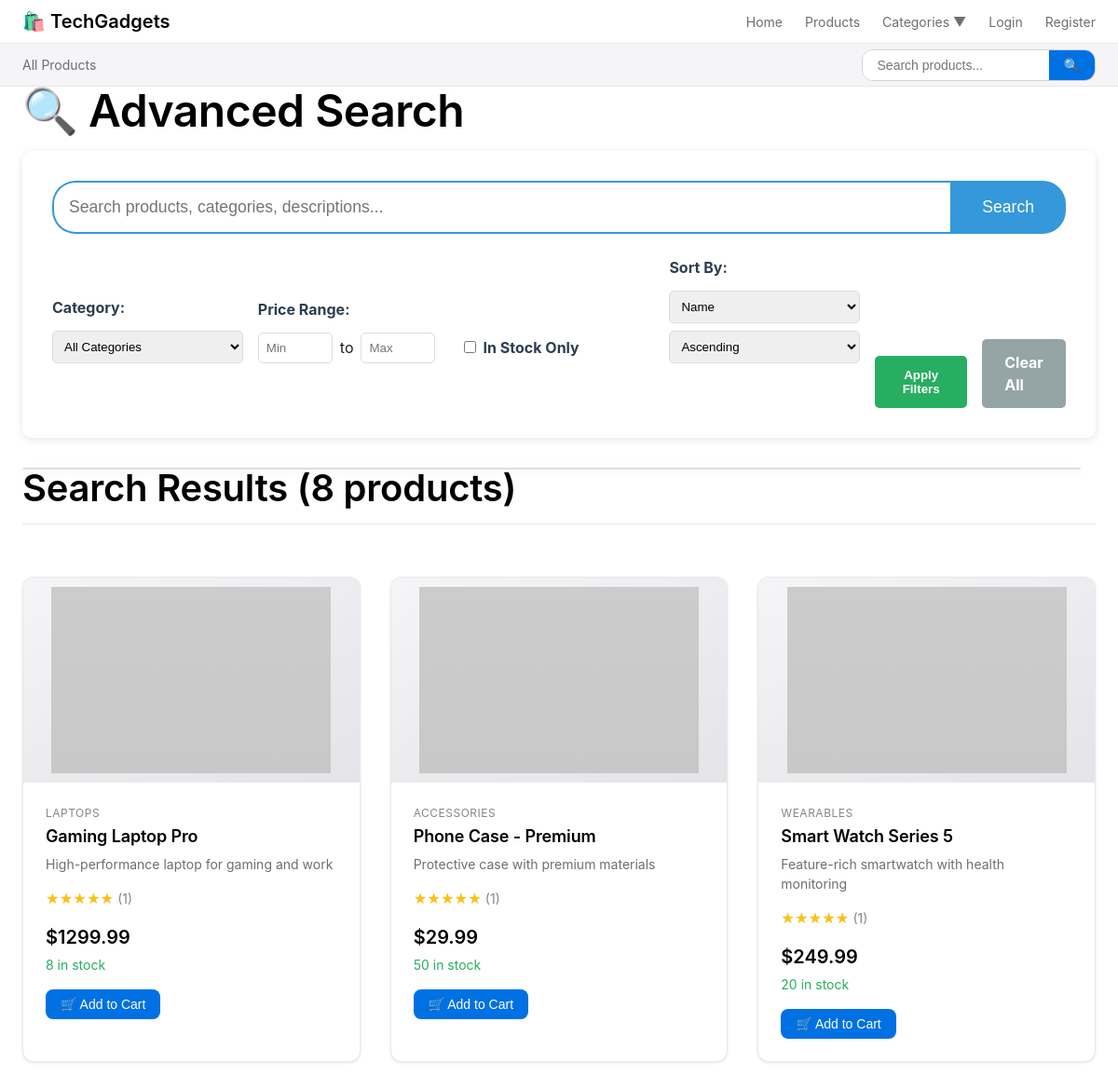
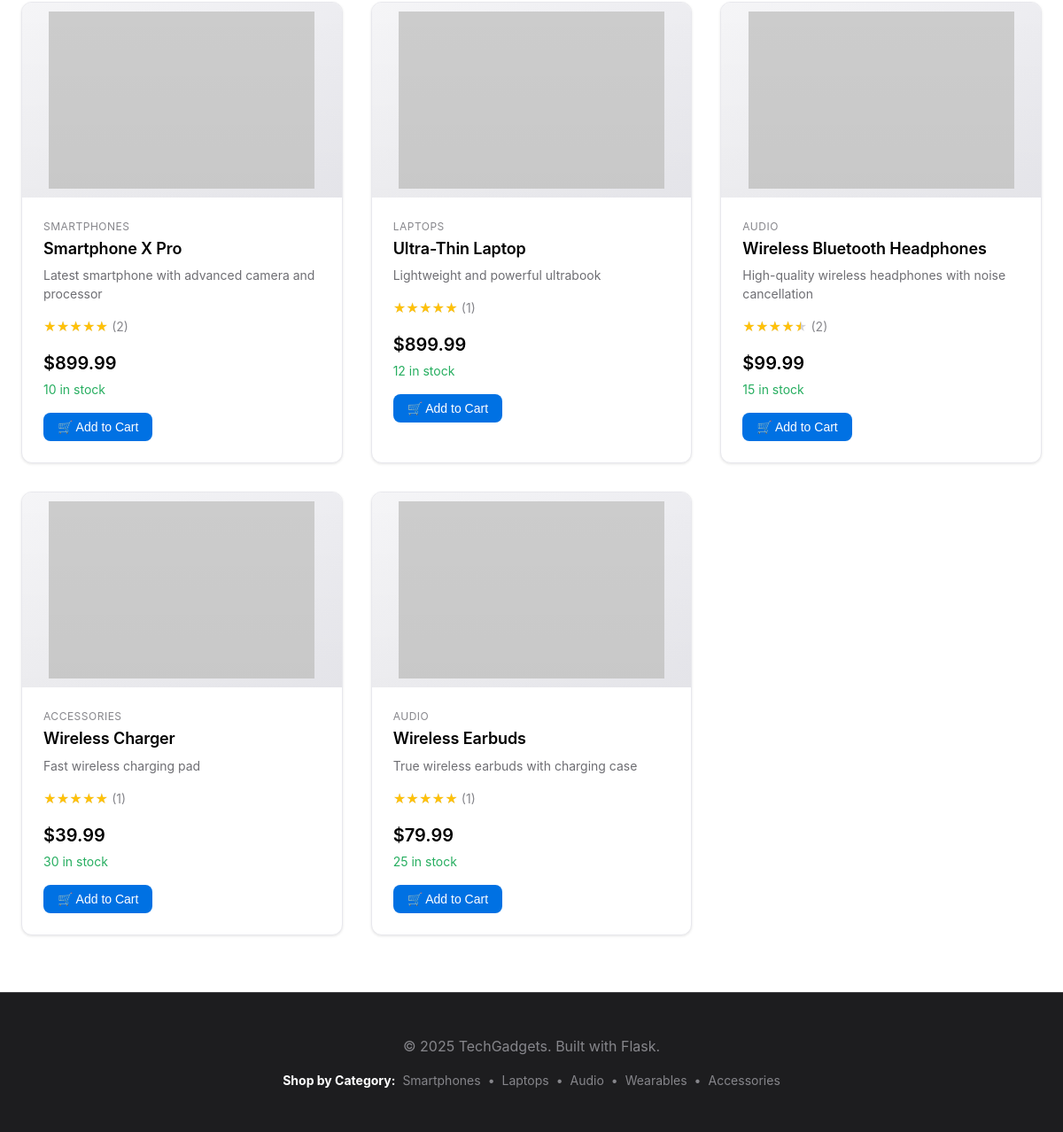
Screenshot of /advanced-search with the database file from the repository (2 pictures, top to bottom).
### tables this page shows
CREATE TABLE products
                     (
                         id INTEGER PRIMARY KEY AUTOINCREMENT,
                         name TEXT NOT NULL,
                         price REAL NOT NULL,
                         description TEXT,
                         image_url TEXT,
                         category_id INTEGER,
                         stock INTEGER DEFAULT 0,
                         created_at TIMESTAMP DEFAULT CURRENT_TIMESTAMP,
                         FOREIGN KEY (category_id) REFERENCES categories (id)
                     );

CREATE TABLE categories
                     (
                         id INTEGER PRIMARY KEY AUTOINCREMENT,
                         name TEXT NOT NULL,
                         slug TEXT UNIQUE NOT NULL,
                         description TEXT,
                         created_at TIMESTAMP DEFAULT CURRENT_TIMESTAMP
                     );

### minimal_app.py (the view)
@app.route('/advanced-search')
def advanced_search():
    search_query = request.args.get('q', '')
    category_id = request.args.get('category', type=int)
    min_price = request.args.get('min_price', type=float)
    max_price = request.args.get('max_price', type=float)
    sort_by = request.args.get('sort_by', 'name')
    sort_order = request.args.get('sort_order', 'asc')
    in_stock = request.args.get('in_stock', type=bool)
    conn = get_db_connection()
    query = '''
            SELECT p.*, \
                   c.name                     as category_name, \
                   c.slug                     as category_slug,
                   COALESCE(AVG(r.rating), 0) as average_rating,
                   COUNT(r.id)                as review_count
            FROM products p
                     LEFT JOIN categories c ON p.category_id = c.id
                     LEFT JOIN reviews r ON p.id = r.product_id AND r.status = 'approved'
            WHERE 1 = 1 \
            '''
    params = []
    if search_query:
        query += ' AND (p.name LIKE ? OR p.description LIKE ? OR c.name LIKE ?)'
        params.extend([f'%{search_query}%', f'%{search_query}%', f'%{search_query}%'])
    if category_id:
        query += ' AND p.category_id = ?'
        params.append(category_id)
    if min_price is not None:
        query += ' AND p.price >= ?'
        params.append(min_price)
    if max_price is not None:
        query += ' AND p.price <= ?'
        params.append(max_price)
    if in_stock:
        query += ' AND p.stock > 0'
    query += ' GROUP BY p.id, c.name, c.slug'
    sort_options = {
        'name': 'p.name',
        'price': 'p.price',
        'rating': 'average_rating',
        'date': 'p.created_at',
        'reviews': 'review_count'
    }
    if sort_by in sort_options:
        sort_direction = 'DESC' if sort_order == 'desc' else 'ASC'
        if sort_by == 'date' and sort_order == 'asc':
            sort_direction = 'ASC'
        elif sort_by == 'date' and sort_order == 'desc':
            sort_direction = 'DESC'
        query += f' ORDER BY {sort_options[sort_by]} {sort_direction}'
    else:
        query += ' ORDER BY p.created_at DESC'
    products = conn.execute(query, params).fetchall()
    products_list = []
    for product in products:
        product_dict = row_to_dict(product)
        product_dict['average_rating'] = float(product['average_rating']) if product['average_rating'] else 0.0
        product_dict['review_count'] = product['review_count']
        products_list.append(product_dict)
    categories = conn.execute('SELECT * FROM categories').fetchall()
    price_range = conn.execute('''
                               SELECT MIN(price) as min_price, MAX(price) as max_price
                               FROM products
                               ''').fetchone()
    conn.close()
    return render_template('advanced_search.html',
                           products=products_list,
                           categories=categories,
                           search_query=search_query,
                           selected_category=category_id,
                           min_price=min_price,
                           max_price=max_price,
                           sort_by=sort_by,
                           sort_order=sort_order,
                           in_stock=in_stock,
                           price_range=price_range)

### minimal_app.py (called while the page is built, shortened)
def get_db_connection():
    conn = sqlite3.connect(app.config['DATABASE'])
    conn.row_factory = sqlite3.Row
    return conn

def row_to_dict(row):
    if row is None:
        return None
    return {key: row[key] for key in row.keys()}

@app.context_processor
def inject_cart_count():
    cart_count = 0
    return dict(cart_count=cart_count)

### application/templates/advanced_search.html (shortened to what this page needs)
{% extends "base.html" %}
{% block content %}
<div class="advanced-search-page">
    <div class="container">
        <h1>🔍 Advanced Search</h1>
        <div class="search-header">
            <form method="GET" action="{{ url_for('advanced_search') }}" class="advanced-search-form">
                <div class="search-box-large">
                    <input type="text"
                           name="q"
                           value="{{ search_query or '' }}"
                           placeholder="Search products, categories, descriptions..."
                           class="search-input-large"
                           id="advanced-search-input">
                    <button type="submit" class="search-btn-large">Search</button>
                </div>
                <div class="quick-filters-row">
                    <div class="filter-group">
                        <label>Category:</label>
                        <select name="category" class="filter-select" id="category-select">
                            <option value="">All Categories</option>
                        </select>
                    </div>
                    <div class="filter-group">
                        <label>Price Range:</label>
                        <div class="price-range">
                            <input type="number" name="min_price" placeholder="Min"
                                   value="{{ min_price or '' }}" step="0.01" min="0" id="min-price-input">
                            <span>to</span>
                            <input type="number" name="max_price" placeholder="Max"
                                   value="{{ max_price or '' }}" step="0.01" min="0" id="max-price-input">
                        </div>
                    </div>
                    <div class="filter-group">
                        <label class="checkbox-label">
                            <input type="checkbox" name="in_stock" id="in-stock-checkbox">
                            In Stock Only
                        </label>
                    </div>
                    <div class="filter-group">
                        <label>Sort By:</label>
                        <select name="sort_by" class="filter-select" id="sort-by-select">
                            <option value="name">Name</option>
                        </select>
                        <select name="sort_order" class="filter-select" id="sort-order-select">
                            <option value="asc">Ascending</option>
                        </select>
                    </div>
                    <div class="filter-actions">
                        <button type="submit" class="apply-filters-btn">Apply Filters</button>
                        <a href="{{ url_for('advanced_search') }}" class="clear-filters-btn">Clear All</a>
                    </div>
                </div>
            </form>
        </div>
        <div id="search-suggestions" class="search-suggestions"></div>
        <div class="search-results">
            <div class="results-header">
                <h2>Search Results ({{ products|length }} products)</h2>
                <div class="active-filters" id="active-filters">
                </div>
            </div>
            {% if products %}
            <div class="products-grid">
                {% for product in products %}
                <div class="product-card">
                    <div class="product-image">
                        <img src="{{ product.image_url }}" alt="{{ product.name }}"
                             onerror="this.src='https://via.placeholder.com/300x200?text=No+Image'">
                    </div>
                    <div class="product-info">
                        <div class="product-category">{{ product.category_name }}</div>
                        <h3 class="product-name">{{ product.name }}</h3>
                        <p class="product-description">{{ product.description|truncate(100) }}</p>
                        <div class="product-rating">
                            <div class="rating-stars" data-rating="{{ product.average_rating }}">
                            </div>
                            <span class="review-count">({{ product.review_count }})</span>
                        </div>
                        <div class="product-price">${{ "%.2f"|format(product.price) }}</div>
                        <div class="product-stock {% if product.stock > 0 %}in-stock{% else %}out-of-stock{% endif %}">
                            {{ product.stock }} in stock
                        </div>
                        <button class="add-to-cart-btn"
                                data-product-id="{{ product.id }}"
                                data-product-name="{{ product.name }}"
                                data-product-price="{{ product.price }}"
                                data-product-image="{{ product.image_url }}"
                                {% if product.stock == 0 %}disabled{% endif %}>
                            {% if product.stock > 0 %}🛒 Add to Cart{% else %}Out of Stock{% endif %}
                        </button>
                    </div>
                </div>
                {% endfor %}
            </div>
            {% else %}
            <div class="no-results">
                <h3>No products found</h3>
                <p>Try adjusting your search criteria or browse our <a href="{{ url_for('products_page') }}">all products</a>.</p>
            </div>
            {% endif %}
        </div>
    </div>
</div>
{% endblock %}

### application/templates/base.html (shortened to what this page needs)
<!DOCTYPE html>
<html lang="en">
<head>
    <link rel="stylesheet" href="{{ url_for('static', filename='css/style.css') }}">
</head>
<body data-user-authenticated="{{ 'true' if current_user.is_authenticated else 'false' }}">
    <nav class="navbar">
        <div class="nav-container">
            <div class="nav-logo">
                <a href="{{ url_for('index') }}" class="logo-link">🛍️ TechGadgets</a>
            </div>
            <ul class="nav-menu">
                <li class="nav-item">
                    <a href="{{ url_for('index') }}" class="nav-link">Home</a>
                </li>
                <li class="nav-item">
                    <a href="{{ url_for('products_page') }}" class="nav-link">Products</a>
                </li>
                <li class="nav-item dropdown">
                    <a href="#" class="nav-link dropdown-toggle">Categories ▼</a>
                </li>
                {% if current_user.is_authenticated %}
                <li class="nav-item">
                    <a href="{{ url_for('cart') }}" class="nav-link cart-link">🛒 Cart</a>
                </li>
                <li class="nav-item">
                    <a href="{{ url_for('wishlist') }}" class="nav-link">❤️ Wishlist</a>
                </li>
                <li class="nav-item">
                    <a href="{{ url_for('public_wishlists') }}" class="nav-link">🌐 Public Wishlists</a>
                </li>
                {% if current_user.is_admin %}
                <li class="nav-item">
                    <a href="{{ url_for('admin_dashboard') }}" class="nav-link admin-link">⚙️ Admin</a>
                </li>
                {% endif %}
                <li class="nav-item dropdown">
                    <a href="#" class="nav-link dropdown-toggle">👤 {{ current_user.username }} ▼</a>
                    <div class="dropdown-menu">
                        <a href="{{ url_for('profile') }}" class="dropdown-item">Profile</a>
                        <a href="{{ url_for('order_history') }}" class="dropdown-item">My Orders</a>
                        <a href="{{ url_for('addresses') }}" class="dropdown-item">My Addresses</a>
                        <div class="dropdown-divider"></div>
                        <a href="{{ url_for('logout') }}" class="dropdown-item">Logout</a>
                    </div>
                </li>
                {% else %}
                <li class="nav-item">
                    <a href="{{ url_for('login') }}" class="nav-link">Login</a>
                </li>
                <li class="nav-item">
                    <a href="{{ url_for('register') }}" class="nav-link">Register</a>
                </li>
                {% endif %}
            </ul>
        </div>
    </nav>
    <nav class="category-nav">
        <div class="category-nav-container">
            <a href="{{ url_for('products_page') }}" class="category-nav-item {% if request.endpoint == 'products_page' and not request.args.get('category') %}active{% endif %}">
                All Products
            </a>
        </div>
        <div class="nav-search">
            <form method="GET" action="{{ url_for('advanced_search') }}" class="search-form">
                <input type="text" name="q" placeholder="Search products..."
                       class="nav-search-input" value="{{ request.args.get('q', '') }}">
                <button type="submit" class="nav-search-btn">🔍</button>
            </form>
        </div>
    </nav>
    <main class="main-content">
        {% block content %}{% endblock %}
    </main>
    <footer class="footer">
        <div class="container">
            <p>&copy; 2025 TechGadgets. Built with Flask.</p>
            <div class="footer-categories">
                <strong>Shop by Category:</strong>
                {% for category in categories %}
                <a href="{{ url_for('category_page', slug=category.slug) }}" class="footer-category-link">{{ category.name }}</a>{% if not loop.last %} • {% endif %}
                {% endfor %}
            </div>
        </div>
    </footer>
</body>
</html>

### application/templates/advanced_search.html (style rules this page uses)
.advanced-search-form { background: white; padding: 2rem; border-radius: 10px; box-shadow: 0 2px 10px rgba(0,0,0,0.1); margin-bottom: 2rem; }
.search-box-large { display: flex; margin-bottom: 1.5rem; }
.search-input-large { flex: 1; padding: 1rem; border: 2px solid #3498db; border-radius: 25px 0 0 25px; font-size: 1.1rem; border-right: none; }
.search-btn-large { background: #3498db; color: white; border: 2px solid #3498db; padding: 1rem 2rem; border-radius: 0 25px 25px 0; cursor: pointer; font-size: 1.1rem; }
.quick-filters-row { display: grid; grid-template-columns: repeat(auto-fit, minmax(200px, 1fr)); gap: 1rem; align-items: end; }
.filter-group { display: flex; flex-direction: column; gap: 0.5rem; }
.filter-group label { font-weight: bold; color: #2c3e50; margin-bottom: 0.3rem; }
.filter-select { padding: 0.5rem; border: 1px solid #ddd; border-radius: 5px; }
.price-range { display: flex; align-items: center; gap: 0.5rem; }
.price-range input { width: 80px; padding: 0.5rem; border: 1px solid #ddd; border-radius: 5px; }
.checkbox-label { display: flex; align-items: center; gap: 0.5rem; font-weight: normal; cursor: pointer; }
.filter-actions { display: flex; gap: 1rem; align-items: end; }
.apply-filters-btn { background: #27ae60; color: white; border: none; padding: 0.8rem 1.5rem; border-radius: 5px; cursor: pointer; font-weight: bold; }
.clear-filters-btn { background: #95a5a6; color: white; padding: 0.8rem 1.5rem; border-radius: 5px; text-decoration: none; font-weight: bold; }
.search-suggestions { position: absolute; background: white; border: 1px solid #ddd; border-radius: 5px; max-height: 200px; overflow-y: auto; z-index: 1000; width: calc(100% - 4rem); box-shadow: 0 2px 10px rgba(0,0,0,0.1); }
.results-header { margin-bottom: 2rem; }
.active-filters { display: flex; flex-wrap: wrap; gap: 1rem; margin-top: 1rem; }
.product-stock.in-stock { color: #27ae60; }

### rows the page displays
products: category_name "LAPTOPS", name "Gaming Laptop Pro", description "High-performance laptop for gaming and work", review_count "1", price "1299.99", stock "8", shows "🛒 Add to Cart"
products: category_name "ACCESSORIES", name "Phone Case - Premium", description "Protective case with premium materials", review_count "1", price "29.99", stock "50", shows "🛒 Add to Cart"
products: category_name "WEARABLES", name "Smart Watch Series 5", description "Feature-rich smartwatch with health monitoring", review_count "1", price "249.99", stock "20", shows "🛒 Add to Cart"
products: category_name "SMARTPHONES", name "Smartphone X Pro", description "Latest smartphone with advanced camera and processor", review_count "2", price "899.99", stock "10", shows "🛒 Add to Cart"
products: category_name "LAPTOPS", name "Ultra-Thin Laptop", description "Lightweight and powerful ultrabook", review_count "1", price "899.99", stock "12", shows "🛒 Add to Cart"
products: category_name "AUDIO", name "Wireless Bluetooth Headphones", description "High-quality wireless headphones with noise cancellation", review_count "2", price "99.99", stock "15", shows "🛒 Add to Cart"
products: category_name "ACCESSORIES", name "Wireless Charger", description "Fast wireless charging pad", review_count "1", price "39.99", stock "30", shows "🛒 Add to Cart"
products: category_name "AUDIO", name "Wireless Earbuds", description "True wireless earbuds with charging case", review_count "1", price "79.99", stock "25", shows "🛒 Add to Cart"
categories: name "Smartphones"
categories: name "Laptops"
categories: name "Audio"
categories: name "Wearables"
categories: name "Accessories"

### other values shown
{{ products|length }} "8"
